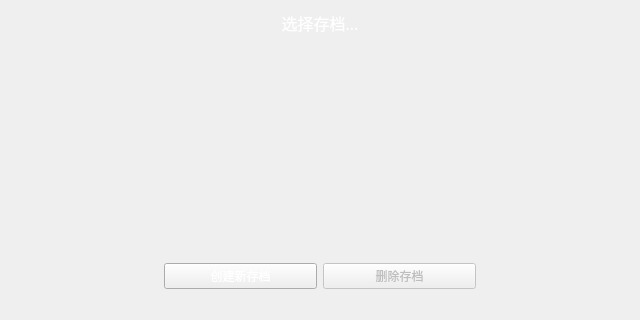
<?xml version="1.0" encoding="UTF-8"?>
<ui version="4.0">
 <class>SaveSelection</class>
 <widget class="QWidget" name="SaveSelection">
  <property name="windowModality">
   <enum>Qt::WindowModal</enum>
  </property>
  <property name="geometry">
   <rect>
    <x>0</x>
    <y>0</y>
    <width>640</width>
    <height>320</height>
   </rect>
  </property>
  <property name="minimumSize">
   <size>
    <width>640</width>
    <height>320</height>
   </size>
  </property>
  <property name="windowTitle">
   <string>选择存档...</string>
  </property>
  <property name="styleSheet">
   <string notr="true">#SaveSelection{background: url(:/assets/gui/options_background.png);}
QInputDialog {
background-color: white !important;
}</string>
  </property>
  <layout class="QVBoxLayout" name="verticalLayout">
   <item>
    <widget class="QLabel" name="label">
     <property name="font">
      <font>
       <family>微软雅黑</family>
       <pointsize>12</pointsize>
      </font>
     </property>
     <property name="styleSheet">
      <string notr="true">color:white;</string>
     </property>
     <property name="text">
      <string>选择存档...</string>
     </property>
     <property name="alignment">
      <set>Qt::AlignCenter</set>
     </property>
    </widget>
   </item>
   <item>
    <spacer name="verticalSpacer_2">
     <property name="orientation">
      <enum>Qt::Vertical</enum>
     </property>
     <property name="sizeType">
      <enum>QSizePolicy::Minimum</enum>
     </property>
     <property name="sizeHint" stdset="0">
      <size>
       <width>20</width>
       <height>20</height>
      </size>
     </property>
    </spacer>
   </item>
   <item>
    <widget class="QListWidget" name="listWidget">
     <property name="styleSheet">
      <string notr="true">#listWidget{background:transparent;}</string>
     </property>
    </widget>
   </item>
   <item>
    <spacer name="verticalSpacer">
     <property name="orientation">
      <enum>Qt::Vertical</enum>
     </property>
     <property name="sizeType">
      <enum>QSizePolicy::Minimum</enum>
     </property>
     <property name="sizeHint" stdset="0">
      <size>
       <width>20</width>
       <height>20</height>
      </size>
     </property>
    </spacer>
   </item>
   <item>
    <layout class="QHBoxLayout" name="horizontalLayout">
     <item>
      <spacer name="horizontalSpacer">
       <property name="orientation">
        <enum>Qt::Horizontal</enum>
       </property>
       <property name="sizeType">
        <enum>QSizePolicy::Expanding</enum>
       </property>
       <property name="sizeHint" stdset="0">
        <size>
         <width>120</width>
         <height>20</height>
        </size>
       </property>
      </spacer>
     </item>
     <item>
      <widget class="StyledPushButton" name="createButton">
       <property name="sizePolicy">
        <sizepolicy hsizetype="Expanding" vsizetype="Fixed">
         <horstretch>0</horstretch>
         <verstretch>0</verstretch>
        </sizepolicy>
       </property>
       <property name="styleSheet">
        <string notr="true">color:white;</string>
       </property>
       <property name="text">
        <string>创建新存档</string>
       </property>
      </widget>
     </item>
     <item>
      <widget class="StyledPushButton" name="deleteButton">
       <property name="enabled">
        <bool>false</bool>
       </property>
       <property name="sizePolicy">
        <sizepolicy hsizetype="Expanding" vsizetype="Fixed">
         <horstretch>0</horstretch>
         <verstretch>0</verstretch>
        </sizepolicy>
       </property>
       <property name="text">
        <string>删除存档</string>
       </property>
      </widget>
     </item>
     <item>
      <spacer name="horizontalSpacer_2">
       <property name="orientation">
        <enum>Qt::Horizontal</enum>
       </property>
       <property name="sizeType">
        <enum>QSizePolicy::Expanding</enum>
       </property>
       <property name="sizeHint" stdset="0">
        <size>
         <width>120</width>
         <height>20</height>
        </size>
       </property>
      </spacer>
     </item>
    </layout>
   </item>
   <item>
    <spacer name="verticalSpacer_3">
     <property name="orientation">
      <enum>Qt::Vertical</enum>
     </property>
     <property name="sizeType">
      <enum>QSizePolicy::Minimum</enum>
     </property>
     <property name="sizeHint" stdset="0">
      <size>
       <width>20</width>
       <height>20</height>
      </size>
     </property>
    </spacer>
   </item>
  </layout>
 </widget>
 <layoutdefault spacing="6" margin="11"/>
 <customwidgets>
  <customwidget>
   <class>StyledPushButton</class>
   <extends>QPushButton</extends>
   <header>view/widgets/styledpushbutton.h</header>
  </customwidget>
 </customwidgets>
 <resources>
  <include location="../res.qrc"/>
 </resources>
 <connections/>
</ui>
